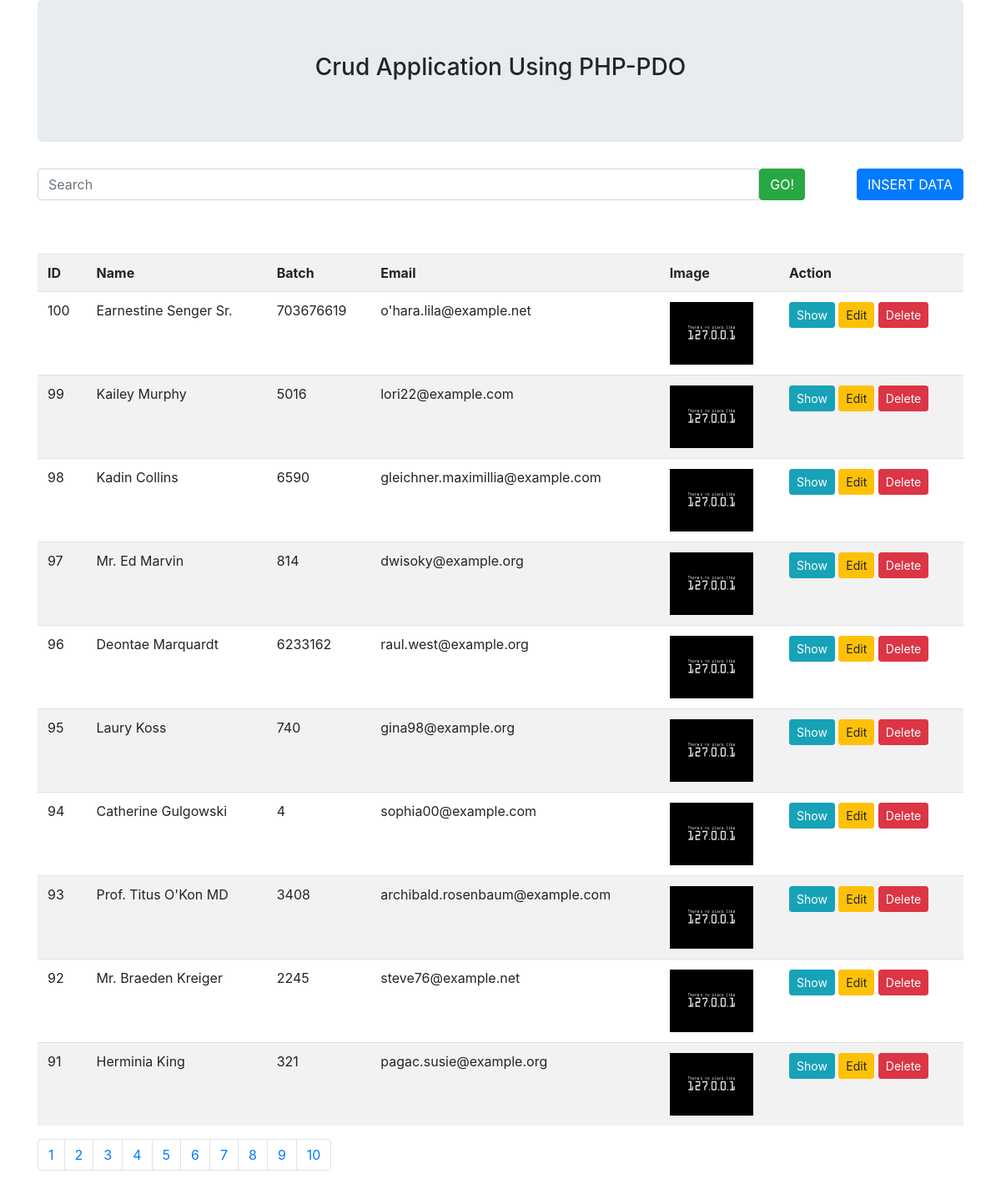
Page /student/index.php on the committed database.
### tables this page shows
CREATE TABLE `student` (
  `id` int(11) NOT NULL,
  `name` varchar(50) NOT NULL,
  `batch` varchar(50) NOT NULL,
  `email` varchar(100) NOT NULL,
  `image` varchar(100) NOT NULL
);

### student/index.php (the view, shortened to what this page needs)
<?php
include '../includes/header.php';
?>
<div class="row">
    <div class="col-lg-10" >
        <form action="" method="GET">
            <div class="input-group">
                <input type="text" class="form-control" placeholder="Search" name="search">
                <div class="input-group-btn">
                    <input type="submit" class="btn btn-success" value="GO!">
                </div>
            </div>
        </form>
    </div>
        <div class="col-lg-2">
            <a href="create" role="button" class="btn btn-primary float-right">INSERT DATA</a>
        </div>
      </div>
    <br>
    <br>
    <table class="table table-hover table-striped">
        <tr>
            <th>ID</th>
            <th>Name</th>
            <th>Batch</th>
            <th>Email</th>
            <th>Image</th>
            <th>Action</th>
        </tr>
<?php
$itemPerPage = 10;
$query = "SELECT * FROM student";
$s = $conn->prepare($query);
$s->execute();
$totalItem = $s->rowCount();
$total_pages = ceil($totalItem/$itemPerPage);
if (!isset($_GET['page'])) {
    $page = 1;
} else{
    $page = $_GET['page'];
}
$firstPageResult = ($page-1)*$itemPerPage;
$sql = "SELECT * FROM student ORDER BY ID DESC LIMIT $firstPageResult, $itemPerPage";
$statement = $conn->prepare($sql);
$statement->execute();
$results = $statement->fetchAll(PDO::FETCH_OBJ);
foreach($results as $result)
{
?>
        <tr>
            <td><?=$result->id; ?></td>
            <td><?=$result->name; ?></td>
            <td><?=$result->batch; ?></td>
            <td><?=$result->email; ?></td>
            <td>
                <img src= "<?=$result->image?>" alt="<?= $result->name ?>" class="thumbnail" width="100px" height="75px">
            </td>
            <td><a href="show/<?=$result->id ?>" class="btn btn-info btn-sm" role="button">Show</a>
                <a href="edit/<?=$result->id ?>" class="btn btn-warning btn-sm" role="button">Edit</a>
                <a href="delete/<?=$result->id ?>" class="btn btn-danger btn-sm" onClick="return confirm('Do you really want to delete');" role="button">Delete</a>
            </td>
        </tr>
<?php
}
?>
    </table>
<nav aria-label="Page navigation example">
  <ul class="pagination">
<?php
if($itemPerPage == 10)
    for($i=1 ; $i<=$total_pages ; $i++)
    {
?>
        <li class="page-item">
            <a class="page-link" href="index?page=<?=$i?>"><?=$i?>
            </a>
        </li>
<?php
    }
?>
  </ul>
</nav>
</div>

### includes/header.php (shortened to what this page needs)
<link rel="stylesheet" href="https://maxcdn.bootstrapcdn.com/bootstrap/4.0.0/css/bootstrap.min.css" >
<div class="container">
    <div class="jumbotron text-center">
        <h3>Crud Application Using PHP-PDO</h3>
    </div>

### rows in the picture
student: id "100", name "Earnestine Senger Sr.", batch "703676619", email "o'hara.lila@example.net", image (picture)
student: id "99", name "Kailey Murphy", batch "5016", email "lori22@example.com", image (picture)
student: id "98", name "Kadin Collins", batch "6590", email "gleichner.maximillia@example.com", image (picture)
student: id "97", name "Mr. Ed Marvin", batch "814", email "dwisoky@example.org", image (picture)
student: id "96", name "Deontae Marquardt", batch "6233162", email "raul.west@example.org", image (picture)
student: id "95", name "Laury Koss", batch "740", email "gina98@example.org", image (picture)
student: id "94", name "Catherine Gulgowski", batch "4", email "sophia00@example.com", image (picture)
student: id "93", name "Prof. Titus O'Kon MD", batch "3408", email "archibald.rosenbaum@example.com", image (picture)
student: id "92", name "Mr. Braeden Kreiger", batch "2245", email "steve76@example.net", image (picture)
student: id "91", name "Herminia King", batch "321", email "pagac.susie@example.org", image (picture)
